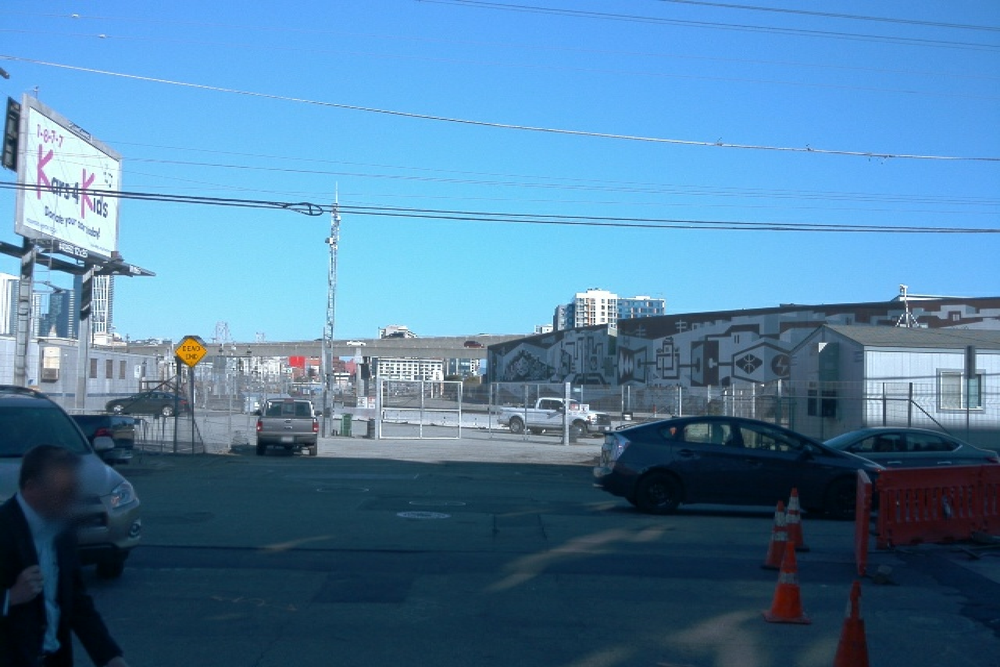
#> input picture Self_Driving_Car_Engineer/01_ComputerVision/Exercise3_PixelLevelTransormations_Pillow/images/segment-1231623110026745648_480_000_500_000_with_camera_labels_38.png, 1000 x 667 px, shrunk from 1920 x 1280 before the run, found by its file name
$ python masking.py
#> lines starting #> are read from the running program, lines starting #| are printed output that depends on the picture; after the words box and inside, x2 and y2 are one past the last pixel; in counts of white or black regions, pixels touching at a corner belong together
import cv2
import numpy as np
import matplotlib.pyplot as plt


def create_mask(path, color_threshold):
    """
    create a binary mask of an image using a color threshold
    args:
    - path [str]: path to image file
    - color_threshold [array]: 1x3 array of RGB value
    returns:
    - img [array]: RGB image array
    - mask [array]: binary array
    """
    # IMPLEMENT THIS FUNCTION
    # Read image from path
    img = cv2.imread(path)
#> img is the input picture: shape (667, 1000, 3); mean B, G, R 163.3, 127.5, 80.4
    img = cv2.cvtColor(img, cv2.COLOR_BGR2RGB)
    # Create a mask using color threshold
    mask = cv2.inRange(img, np.array(color_threshold), np.array([255, 255, 255]))
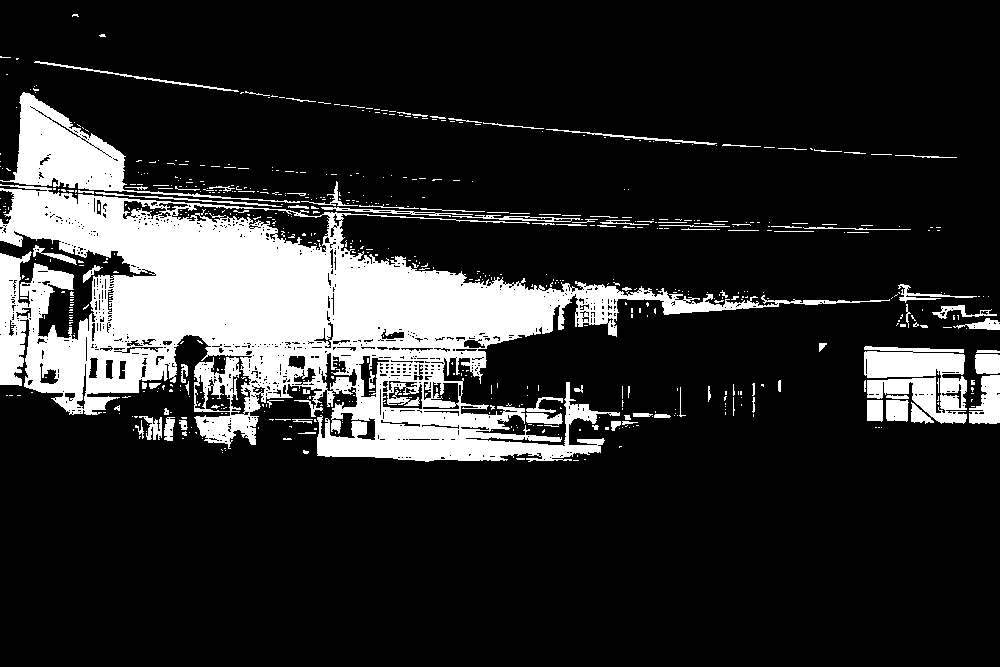
#> mask: shape (667, 1000); 16.7% white; 659 white regions (560 under 20 px), largest, box (x1, y1, x2, y2) and area: (0, 184, 890, 462) 87111, (0, 92, 300, 203) 7065, (864, 346, 967, 424) 5153

    return img, mask


def mask_and_display(img, mask):
    """
    display 3 plots next to each other: image, mask and masked image
    args:
    - img [array]: HxWxC image array
    - mask [array]: HxW mask array
    """
    # IMPLEMENT THIS FUNCTION
    # Mask the image
    masked_img = cv2.bitwise_and(img, img, mask=mask)
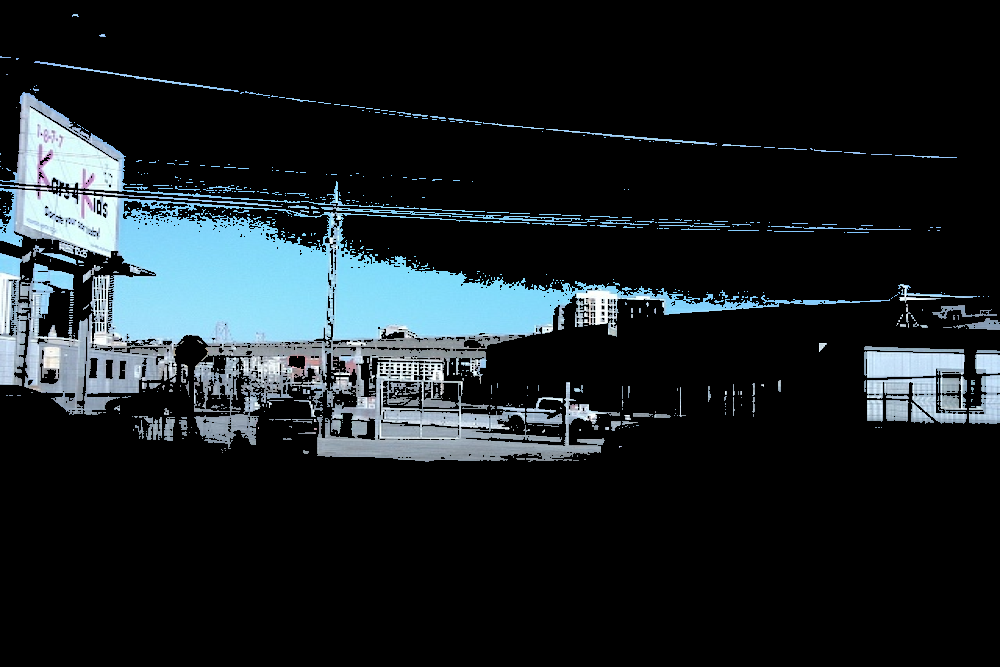
#> masked_img: shape (667, 1000, 3); mean R, G, B 26.5, 33.6, 37.1

    f, (ax1, ax2, ax3) = plt.subplots(1, 3, figsize=(10, 5))
    ax1.imshow(img)
    ax1.set_title("Original Image", fontsize=10)
    ax2.imshow(mask)
    ax2.set_title("+ Mask", fontsize=10)
    ax3.imshow(masked_img)
    ax3.set_title("= Masked Image", fontsize=10)
    plt.show()
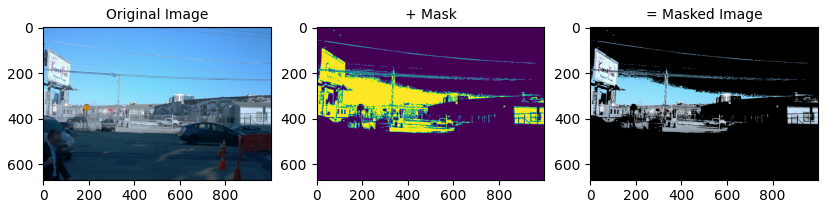
#> figure drawn by matplotlib, 3 panels


if __name__ == "__main__":
    path = "data/images/segment-1231623110026745648_480_000_500_000_with_camera_labels_38.png"
    color_threshold = [128, 128, 128]
    img, mask = create_mask(path, color_threshold)
    mask_and_display(img, mask)

$ run again, with Self_Driving_Car_Engineer/01_ComputerVision/Exercise3_PixelLevelTransormations_Pillow/images/segment-12208410199966712301_4480_000_4500_000_with_camera_labels_79.png copied over Self_Driving_Car_Engineer/01_ComputerVision/Exercise3_PixelLevelTransormations_Pillow/images/segment-1231623110026745648_480_000_500_000_with_camera_labels_38.png
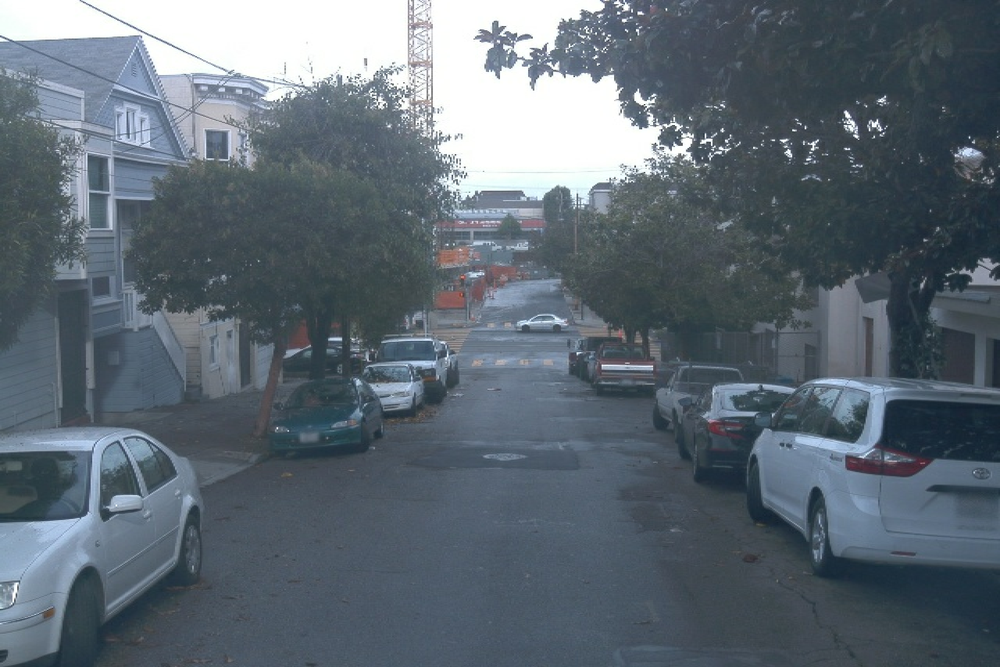
#> input picture Self_Driving_Car_Engineer/01_ComputerVision/Exercise3_PixelLevelTransormations_Pillow/images/segment-12208410199966712301_4480_000_4500_000_with_camera_labels_79.png, 1000 x 667 px, shrunk from 1920 x 1280 before the run, found by its file name
#> in create_mask, img is the input picture: shape (667, 1000, 3); mean B, G, R 115.6, 105.7, 94.3
#> in create_mask, `mask = cv2.inRange(img, np.array(color_threshold), np.array([255, 255,..`:
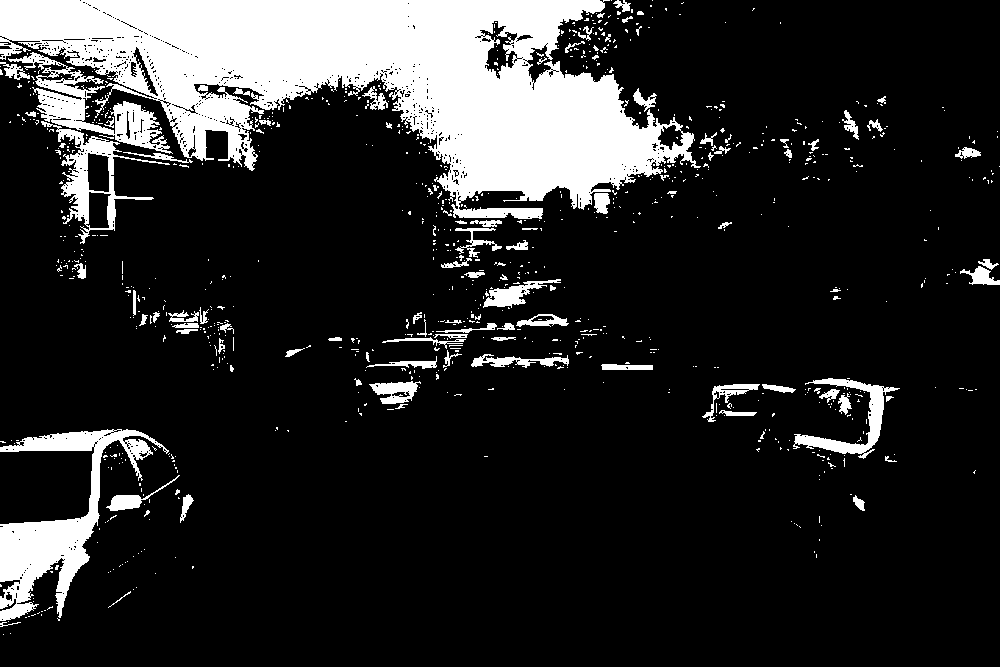
#> mask: shape (667, 1000); 16% white; 912 white regions (814 under 20 px), largest, box (x1, y1, x2, y2) and area: (0, 0, 701, 219) 74396, (0, 429, 169, 621) 9122, (8, 52, 173, 154) 4292
#> in mask_and_display, `plt.show()`:
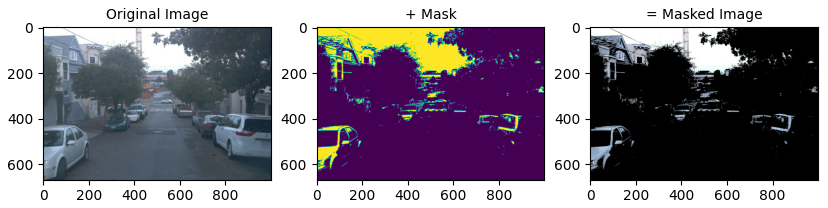
#> figure drawn by matplotlib, 3 panels

$ run again, with Self_Driving_Car_Engineer/01_ComputerVision/Exercise3_PixelLevelTransormations_Pillow/images/segment-12208410199966712301_4480_000_4500_000_with_camera_labels_83.png copied over Self_Driving_Car_Engineer/01_ComputerVision/Exercise3_PixelLevelTransormations_Pillow/images/segment-1231623110026745648_480_000_500_000_with_camera_labels_38.png
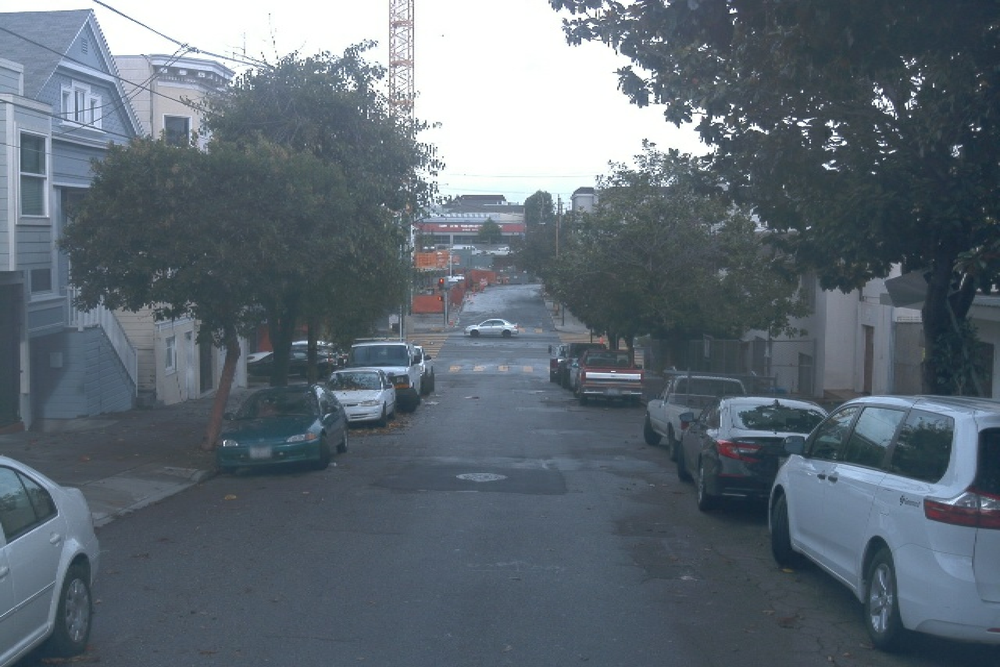
#> input picture Self_Driving_Car_Engineer/01_ComputerVision/Exercise3_PixelLevelTransormations_Pillow/images/segment-12208410199966712301_4480_000_4500_000_with_camera_labels_83.png, 1000 x 667 px, shrunk from 1920 x 1280 before the run, found by its file name
#> in create_mask, img is the input picture: shape (667, 1000, 3); mean B, G, R 116.3, 106.5, 95.2
#> in create_mask, `mask = cv2.inRange(img, np.array(color_threshold), np.array([255, 255,..`:
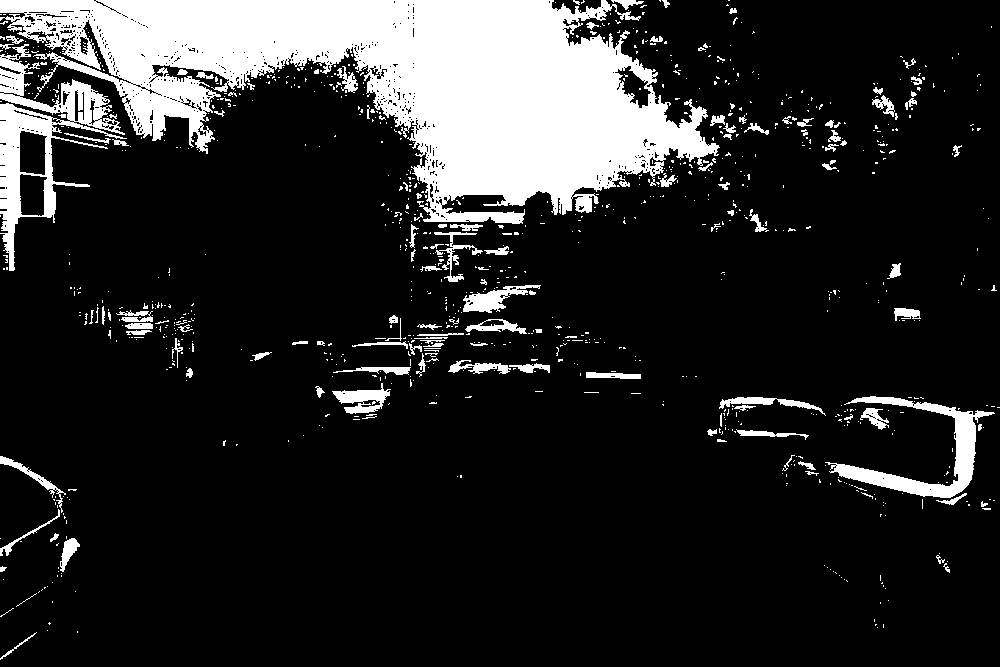
#> mask: shape (667, 1000); 15.7% white; 991 white regions (865 under 20 px), largest, box (x1, y1, x2, y2) and area: (0, 0, 720, 224) 77551, (0, 44, 127, 271) 7556, (825, 396, 995, 498) 3919
#> in mask_and_display, `plt.show()`:
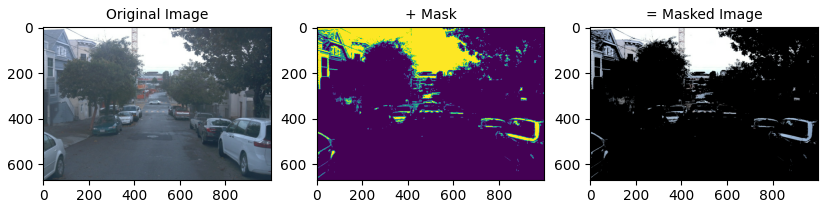
#> figure drawn by matplotlib, 3 panels

$ run again, with Self_Driving_Car_Engineer/01_ComputerVision/Exercise3_PixelLevelTransormations_Pillow/images/segment-12212767626682531382_2100_150_2120_150_with_camera_labels_20.png copied over Self_Driving_Car_Engineer/01_ComputerVision/Exercise3_PixelLevelTransormations_Pillow/images/segment-1231623110026745648_480_000_500_000_with_camera_labels_38.png
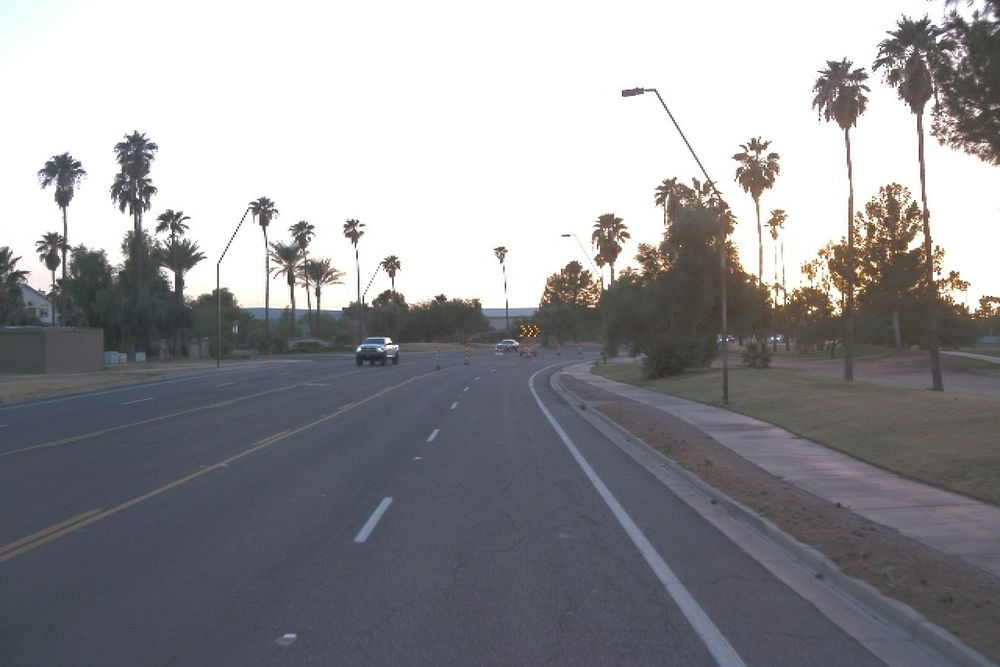
#> input picture Self_Driving_Car_Engineer/01_ComputerVision/Exercise3_PixelLevelTransormations_Pillow/images/segment-12212767626682531382_2100_150_2120_150_with_camera_labels_20.png, 1000 x 667 px, shrunk from 1920 x 1280 before the run, found by its file name
#> in create_mask, img is the input picture: shape (667, 1000, 3); mean B, G, R 150.2, 147.1, 146.8
#> in create_mask, `mask = cv2.inRange(img, np.array(color_threshold), np.array([255, 255,..`:
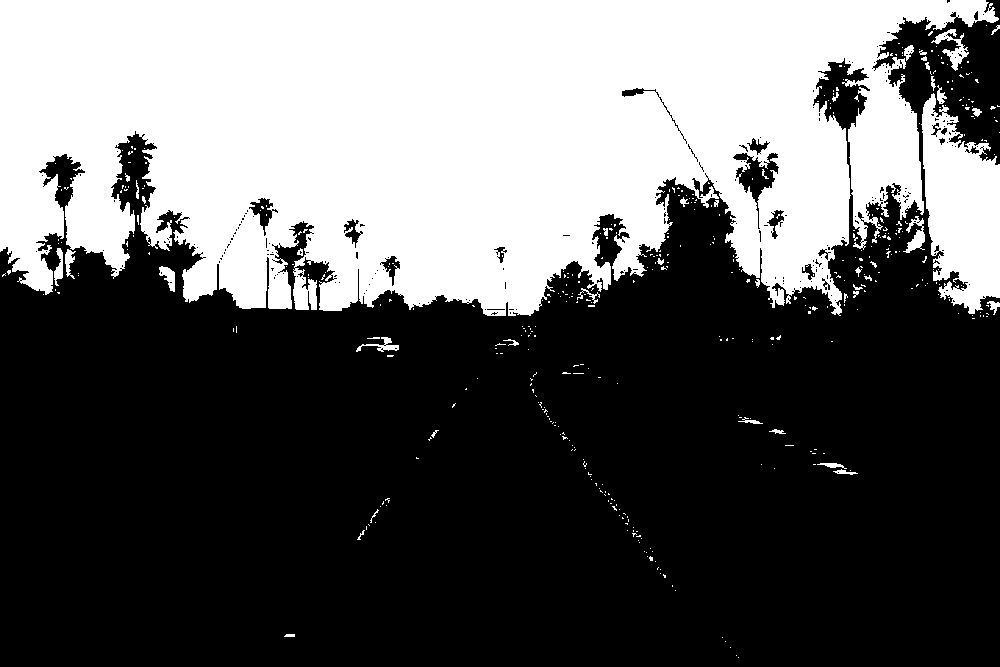
#> mask: shape (667, 1000); 37.9% white; 449 white regions (404 under 20 px), largest, box (x1, y1, x2, y2) and area: (0, 0, 999, 316) 236787, (921, 93, 1000, 314) 11606, (931, 29, 969, 71) 497
#> in mask_and_display, `plt.show()`:
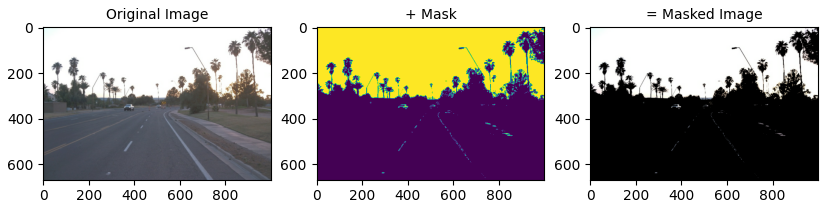
#> figure drawn by matplotlib, 3 panels
